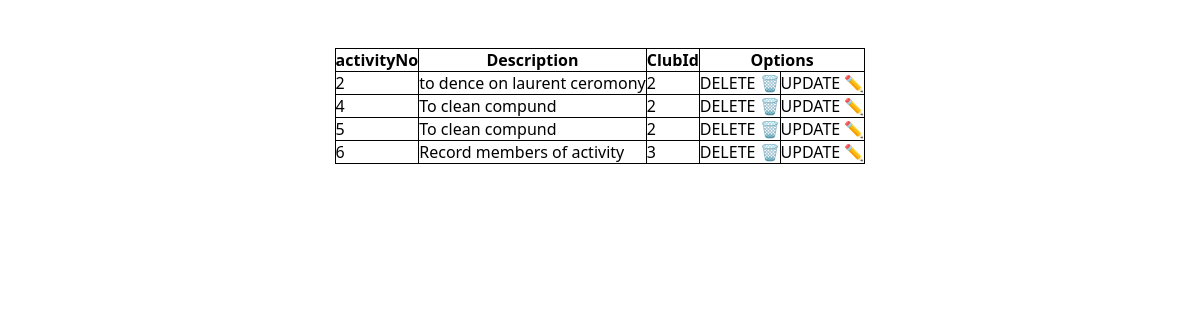
Page /text.php on the committed database.
### tables this page shows
CREATE TABLE `activities` (
  `activityNo` int(11) NOT NULL,
  `description` varchar(255) NOT NULL,
  `clubId` int(11) NOT NULL
);

### text.php (the view, shortened to what this page needs)
<html lang="en">
<head>
    <script src="https://cdn.jsdelivr.net/npm/@tailwindcss/browser@4"></script>
</head>
<body>
    <table class="border mt-[3rem] mx-auto">
    <tr class="border">
        <th class="border">activityNo</th>
        <th class="border">Description</th>
        <th class="border">ClubId</th>
        <th class="border" colspan=2>Options</th>
    </tr>
    <?php
    include 'db_connection.php';
    $query=mysqli_query($conn,"SELECT * FROM activities");
   while($records= mysqli_fetch_array($query)){
    ?>
    <tr >
        <td class="border"><?php echo $records['activityNo']?></td>
        <td class="border"><?php echo $records['description']?></td>
        <td class="border"><?php echo $records['clubId']?></td>
        <td class="border"><a href="./delete.php?delete_id=<?php echo $records['activityNo']?>"><button>DELETE 🗑</button></a></td>
        <td class="border"><a href="./update.php?update_id=<?php echo $records['activityNo']?>"><button>UPDATE ✏</button></a></td>
    </tr>
    <?php  }?>
  </table>
</body>
</html>

### rows in the picture
activities: activityNo "2", description "to dence on laurent ceromony", clubId "2"
activities: activityNo "4", description "To clean compund", clubId "2"
activities: activityNo "5", description "To clean compund", clubId "2"
activities: activityNo "6", description "Record members of activity", clubId "3"
